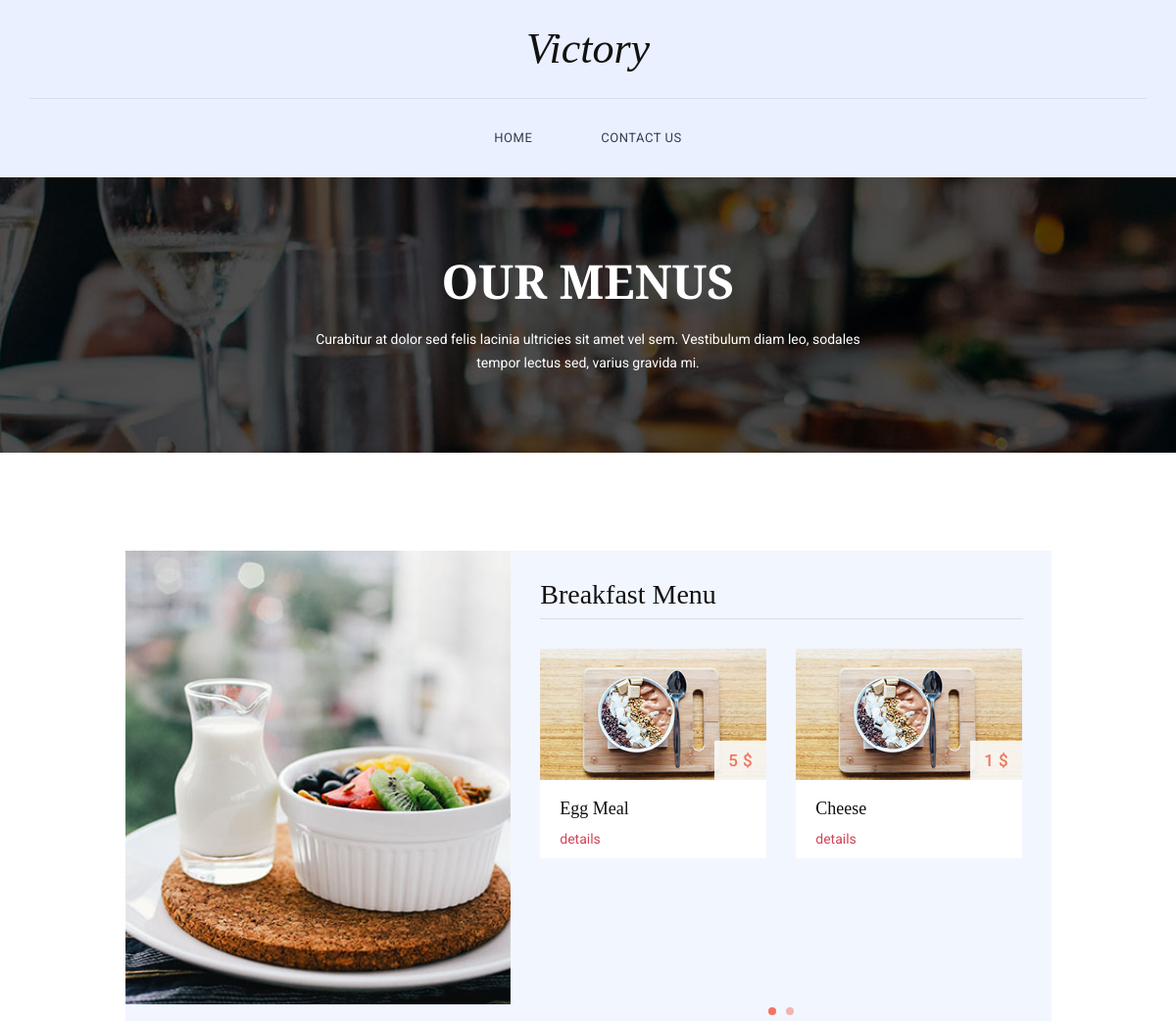
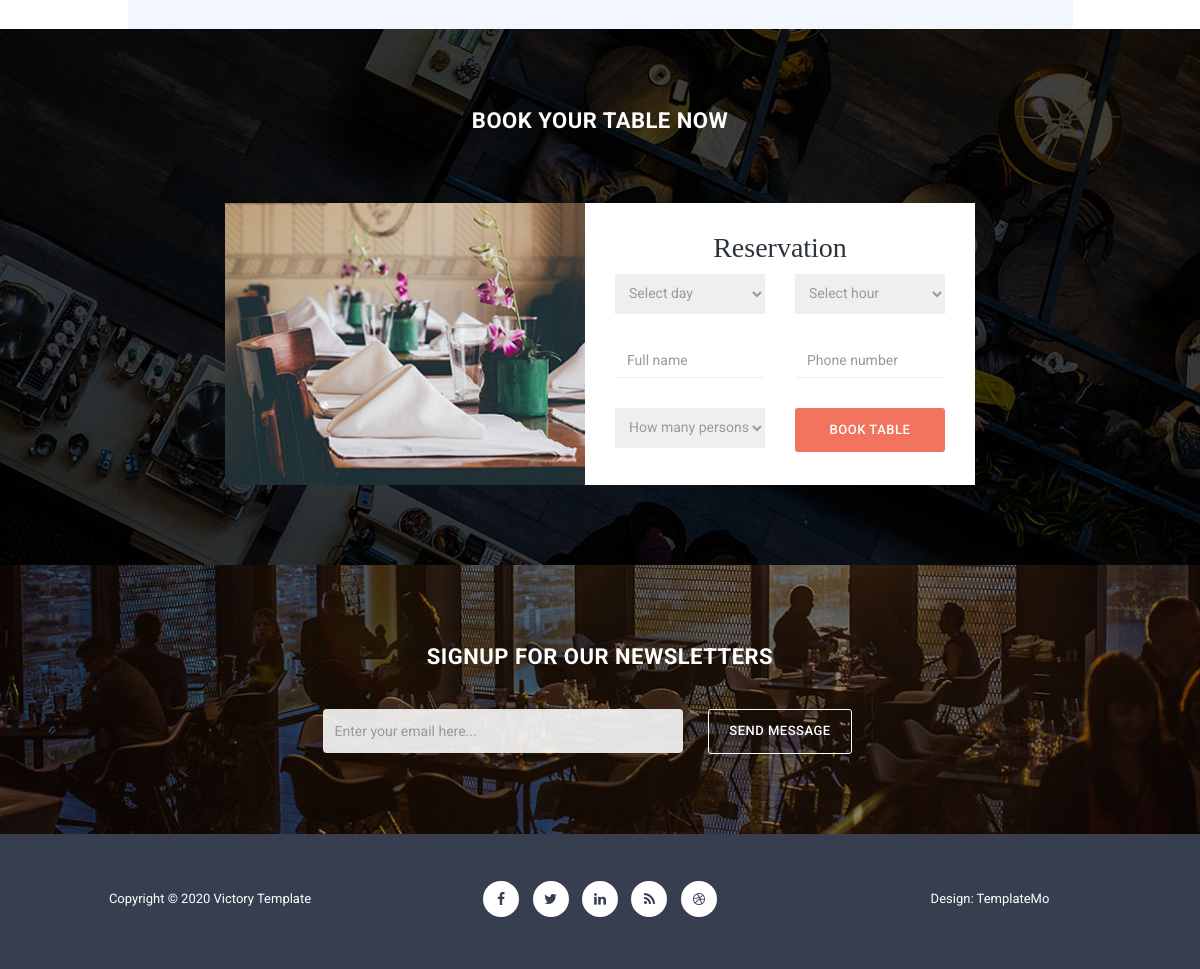
Page /breakfast/ on the committed database (2 pictures, top to bottom).
### home/models.py (models this page shows, shortened)
class BreakFast(models.Model):
    title = models.CharField(max_length = 100 , blank =True , null = True)
    price = models.IntegerField(default = 0)
    image = models.ImageField(upload_to = '')
    desc  = models.TextField( blank = True , null = True )

### home/views.py (the view)
# urls.py: path('breakfast/', views.breakfast_meals , name = 'primary'),
def breakfast_meals(request):
    breakfast_info = BreakFast.objects.all()
    context = {'meals' : breakfast_info}
    return render(request , 'breakfast.html' , context)

### home/templates/breakfast.html (shortened to what this page needs)
{% extends 'base.html' %}
{% load static %}
{% block body %}
    <section class="page-heading">
        <div class="container">
            <div class="row">
                <div class="col-md-12">
                    <h1>Our Menus</h1>
                    <p>Curabitur at dolor sed felis lacinia ultricies sit amet vel sem. Vestibulum diam leo, sodales tempor lectus sed, varius gravida mi.</p>
                </div>
            </div>
        </div>
    </section>
    <section class="breakfast-menu mb-5">
        <div class="container mb-5">
            <div class="row">
                <div class="col-md-10 col-md-offset-1">
                    <div class="breakfast-menu-content">
                        <div class="row">
                            <div class="col-md-5">
                                <div class="left-image">
                                    <img src="{% static 'img/breakfast_menu.jpg' %}" alt="Breakfast">
                                </div>
                            </div>
                            <div class="col-md-7">
                                <h2>Breakfast Menu</h2>
                                <div id="owl-breakfast" class="owl-carousel owl-theme">
                                  {% for meal in meals %}
                                    <div class="item col-md-12">
                                        <div class="food-item">
                                            <img src="{% static 'img/breakfast_item.jpg' %}" alt="">
                                            <div class="price">{{ meal.price }} $ </div>
                                            <div class="text-content">
                                                <h4>{{ meal.title }}</h4>
                                                <a href="{% url 'home:secondary' meal.id %}"> details </a>
                                            </div>
                                        </div>
                                    </div>
                                  {% endfor %}
                                </div>
                            </div>
                        </div>
                    </div>
                </div>
            </div>
        </div>
    </section>
    <section id="book-table">
        <div class="container">
            <div class="row">
                <div class="col-md-12">
                    <div class="heading">
                        <h2>Book Your Table Now</h2>
                    </div>
                </div>
                <div class="col-md-4 col-md-offset-2">
                    <div class="left-image">
                        <img src="{% static 'img/book_left_image.jpg' %}" alt="">
                    </div>
                </div>
                <div class="col-md-4">
                    <div class="right-info">
                        <h4>Reservation</h4>
                        <form id="form-submit" action="" method="get">
                            <div class="row">
                                <div class="col-md-6">
                                    <fieldset>
                                        <select required name='day' onchange='this.form.()'>
                                            <option value="">Select day</option>
                                        </select>
                                    </fieldset>
                                </div>
                                <div class="col-md-6">
                                    <fieldset>
                                        <select required name='hour' onchange='this.form.()'>
                                            <option value="">Select hour</option>
                                        </select>
                                    </fieldset>
                                </div>
                                <div class="col-md-6">
                                    <fieldset>
                                        <input name="name" type="name" class="form-control" id="name" placeholder="Full name" required="">
                                    </fieldset>
                                </div>
                                <div class="col-md-6">
                                    <fieldset>
                                        <input name="phone" type="phone" class="form-control" id="phone" placeholder="Phone number" required="">
                                    </fieldset>
                                </div>
                                <div class="col-md-6">
                                    <fieldset>
                                        <select required class="person" name='persons' onchange='this.form.()'>
                                            <option value="">How many persons?</option>
                                        </select>
                                    </fieldset>
                                </div>
                                <div class="col-md-6">
                                    <fieldset>
                                        <button type="submit" id="form-submit" class="btn">Book Table</button>
                                    </fieldset>
                                </div>
                            </div>
                        </form>
                    </div>
                </div>
            </div>
        </div>
    </section>
{% endblock body %}

### static/css/hero-slider.css (style rules this page uses)
*, *::after, *::before { -webkit-box-sizing: border-box; -moz-box-sizing: border-box; box-sizing: border-box; }
html { font-size: 62.5%; }
body { font-family: "Open Sans", sans-serif; color: #2c343b; background-color: #f2f2f2; }
a { color: #d44457; text-decoration: none; }
img { max-width: 100%; }

### static/css/templatemo-style.css (style rules this page uses)
* { margin: 0; padding: 0; font-family: 'Roboto', arial, sans-serif; }
body { overflow-x: hidden; background-color: #fff; }
p { color: #9a9a9a; font-size: 13px; line-height: 24px; }
section#book-table { padding: 80px 0px; background-image: url(../img/book-bg.jpg); background-repeat: no-repeat; background-size: cover; background-position: center center; text-align: center; }
#book-table .heading h2 { margin-top: 0px; margin-bottom: 70px; font-size: 22px; font-weight: 700; letter-spacing: 0.5px; text-transform: uppercase; color: #fff; }
section#book-table .left-image img { width: 100%; overflow: hidden; }
.right-info { height: 282px; background-color: #fff; margin-left: -30px; padding: 30px; }
.right-info h4 { margin-top: 0px; font-family: 'Spectral', serif; font-size: 28px; }
.right-info select { border-right: none; border-left: none; border-top: none; width: 100%; outline: none; border-bottom: 1px solid #eee; font-size: 14px; color: #9a9a9a; padding-left: 10px; height: 40px; }
.right-info input { margin-top: 30px; margin-bottom: 30px; box-shadow: none; outline: none; border-right: none; border-left: none; border-top: none; border-bottom: 1px solid #eee; font-size: 14px; color: #9a9a9a; }
.right-info button { width: 100%; display: inline-block; background-color: #f2745f; color: #fff!important; font-size: 13px; text-transform: uppercase; font-weight: 500; padding: 12px 20px; border-radius: 3px; text-decoration: none; letter-spacing: 0.5px; }
.food-item img { width: 100%; overflow: hidden; position: relative; }
.food-item .price { font-size: 17px; color: #f2745f; font-weight: 500; letter-spacing: 0.5px; padding: 8px 14px; position: absolute; right: 45px; margin-top: -40px; background-color: rgba(250, 250, 250, 0.9); }
.food-item .text-content { background-color: #fff; padding: 20px 20px 10px 20px; }
.food-item h4 { margin-top: 0px; font-family: 'Spectral', serif; font-size: 18px; color: #121212; }
section.page-heading { padding: 80px 0px; background-image: url(../img/heading-bg.jpg); background-repeat: no-repeat; background-size: cover; background-position: center center; text-align: center; }
.page-heading h1 { margin-top: 0px; margin-bottom: 20px; font-family: 'Spectral', serif; font-size: 48px; font-weight: 700; text-transform: uppercase; color: #fff; }
.page-heading p { color: #fff; font-size: 14px; padding: 0px 25%; margin-bottom: 0px; }
section.breakfast-menu { margin-top: 100px; }
section.breakfast-menu .price { right: 15px; }
.breakfast-menu-content { background-color: #f2f6ff; padding: 30px 0px 30px 30px; }
.breakfast-menu-content .left-image img { width: 100%; overflow: hidden; }
.breakfast-menu-content .left-image { margin: -30px 0px -30px -30px; }
.breakfast-menu-content #owl-breakfast { margin-left: -15px; }
.breakfast-menu-content h2 { margin-top: 0px; margin-bottom: 30px; padding-bottom: 8px; font-family: 'Spectral', serif; font-size: 28px; width: 94.5%; border-bottom: 1px solid #d9dde5; color: #121212; }

### rows in the picture
BreakFast: price "5", title "Egg Meal"
BreakFast: price "1", title "Cheese"
